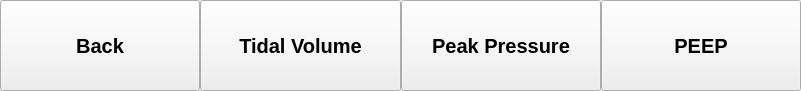
<?xml version="1.0" encoding="UTF-8"?>
<ui version="4.0">
 <class>stats</class>
 <widget class="QWidget" name="stats">
  <property name="geometry">
   <rect>
    <x>0</x>
    <y>0</y>
    <width>801</width>
    <height>91</height>
   </rect>
  </property>
  <property name="windowTitle">
   <string>Form</string>
  </property>
  <layout class="QHBoxLayout" name="horizontalLayout">
   <property name="spacing">
    <number>0</number>
   </property>
   <property name="leftMargin">
    <number>0</number>
   </property>
   <property name="topMargin">
    <number>0</number>
   </property>
   <property name="rightMargin">
    <number>0</number>
   </property>
   <property name="bottomMargin">
    <number>0</number>
   </property>
   <item>
    <widget class="QPushButton" name="button_back">
     <property name="sizePolicy">
      <sizepolicy hsizetype="Minimum" vsizetype="Expanding">
       <horstretch>0</horstretch>
       <verstretch>0</verstretch>
      </sizepolicy>
     </property>
     <property name="font">
      <font>
       <pointsize>15</pointsize>
       <weight>75</weight>
       <bold>true</bold>
      </font>
     </property>
     <property name="text">
      <string>Back</string>
     </property>
    </widget>
   </item>
   <item>
    <widget class="QPushButton" name="button_peak">
     <property name="sizePolicy">
      <sizepolicy hsizetype="Minimum" vsizetype="Expanding">
       <horstretch>0</horstretch>
       <verstretch>0</verstretch>
      </sizepolicy>
     </property>
     <property name="font">
      <font>
       <pointsize>15</pointsize>
       <weight>75</weight>
       <bold>true</bold>
      </font>
     </property>
     <property name="text">
      <string>Tidal Volume</string>
     </property>
    </widget>
   </item>
   <item>
    <widget class="QPushButton" name="button_tidal">
     <property name="sizePolicy">
      <sizepolicy hsizetype="Minimum" vsizetype="Expanding">
       <horstretch>0</horstretch>
       <verstretch>0</verstretch>
      </sizepolicy>
     </property>
     <property name="font">
      <font>
       <pointsize>15</pointsize>
       <weight>75</weight>
       <bold>true</bold>
      </font>
     </property>
     <property name="text">
      <string>Peak Pressure</string>
     </property>
    </widget>
   </item>
   <item>
    <widget class="QPushButton" name="button_peep">
     <property name="sizePolicy">
      <sizepolicy hsizetype="Minimum" vsizetype="Expanding">
       <horstretch>0</horstretch>
       <verstretch>0</verstretch>
      </sizepolicy>
     </property>
     <property name="font">
      <font>
       <pointsize>15</pointsize>
       <weight>75</weight>
       <bold>true</bold>
      </font>
     </property>
     <property name="text">
      <string>PEEP</string>
     </property>
    </widget>
   </item>
  </layout>
 </widget>
 <resources/>
 <connections/>
</ui>
